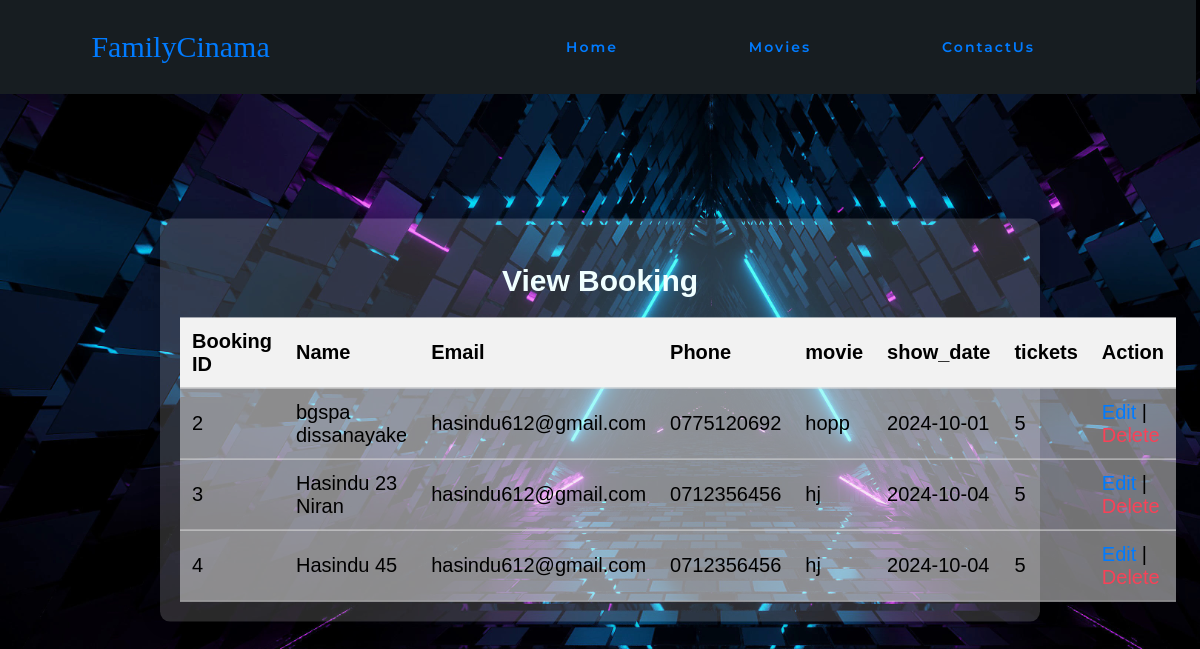
The page /Booking/view_booking.php (signed in) on the database its author committed.
### tables this page shows
CREATE TABLE `booking` (
  `id` int(11) NOT NULL,
  `name` varchar(150) NOT NULL,
  `email` varchar(150) NOT NULL,
  `phone` varchar(20) NOT NULL,
  `movie` varchar(150) NOT NULL,
  `show_date` date NOT NULL,
  `tickets` int(11) NOT NULL
);

### Booking/view_booking.php (the view, shortened to what this page needs)
<?php
include '../header2.php';
$email = $_SESSION['email'];
include '../dbh.php';
?>
<!DOCTYPE html>
<html lang="en">
<head>
    <link rel="stylesheet" href="view.css">
</head>
<body>
    <div class="container">
        <h2>View Booking</h2>
        <table>
            <thead>
                <tr>
                    <th>Booking ID</th>
                    <th>Name</th>
                    <th>Email</th>
                    <th>Phone</th>
                    <th>movie</th>
                    <th>show_date</th>
                    <th>tickets</th>
                    <th>Action</th>
                </tr>
            </thead>
            <tbody>
                <?php
                $stmt = $conn->prepare("SELECT * FROM booking WHERE email = ?");
                $stmt->bind_param("s", $email);
                $stmt->execute();
                $result = $stmt->get_result();
                if ($result->num_rows > 0) {
                    while ($row = $result->fetch_assoc()) {
                        echo "<tr>";
                        echo "<td>" . htmlspecialchars($row['id']) . "</td>";
                        echo "<td>" . htmlspecialchars($row['name']) . "</td>";
                        echo "<td>" . htmlspecialchars($row['email']) . "</td>";
                        echo "<td>" . htmlspecialchars($row['phone']) . "</td>";
                        echo "<td>" . htmlspecialchars($row['movie']) . "</td>";
                        echo "<td>" . htmlspecialchars($row['show_date']) . "</td>";
                        echo "<td>" . htmlspecialchars($row['tickets']) . "</td>";
                        echo "<td>
                                <a href='update_booking.php?id=" . htmlspecialchars($row['id']) . "' class='edit-btn'>Edit</a> |
                                <a href='delete_booking.php?id=" . htmlspecialchars($row['id']) . "' class='delete-btn' onclick='return confirm(\"Are you sure you want to delete this booking?\")'>Delete</a>
                              </td>";
                        echo "</tr>";
                    }
                } else {
                    echo '<tr><td colspan="8">No bookings found.</td></tr>';
                }
                ?>
            </tbody>
        </table>
    </div>
</body>
</html>

### nav.css (style rules this page uses)
body, html { margin: 0; padding: 0; height: 100%; }

### Booking/view.css (style rules this page uses)
body { font-family: Arial, sans-serif; margin: 0; padding: 20px; background-image: url('../image/form1.jpg'); background-size: cover; background-repeat: repeat; font-family: Arial, sans-serif; }
.container { max-width: 70%; padding: 20px; background-color: rgba(255, 255, 255, 0.162); border-radius: 10px; box-shadow: 0 0 20px rgba(0, 0, 0, 0.2); text-align: center; font-size: 20px; position: absolute; top: 50%; left: 50%; transform: translate(-50%, -50%); }
h2 { text-align: center; margin-bottom: 20px; color: azure; }
table { width: 100%; max-width: 100%; border-collapse: collapse; }
th, td { padding: 12px; text-align: left; border-bottom: 1px solid #ddd; }
th { background-color: #f2f2f2; }
tr:nth-child(even) { background-color: #f9f9f975; }
tr:nth-child(odd) { background-color: #f9f9f979; }
a { text-decoration: none; color: #007bff; }
.edit-btn { color: #007bff; }
.delete-btn { color: #f84258; }

### rows shown on the page
booking: id "2", name "bgspa dissanayake", email "hasindu612@gmail.com", phone "0775120692", movie "hopp", show_date "2024-10-01", tickets "5"
booking: id "3", name "Hasindu 23 Niran", email "hasindu612@gmail.com", phone "0712356456", movie "hj", show_date "2024-10-04", tickets "5"
booking: id "4", name "Hasindu 45", email "hasindu612@gmail.com", phone "0712356456", movie "hj", show_date "2024-10-04", tickets "5"
